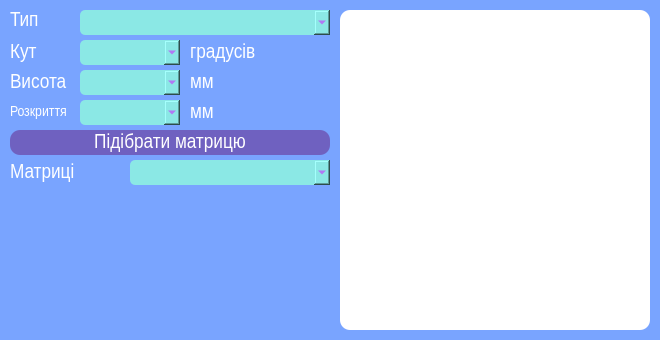
   <widget class="QFrame" name="die_frame">
    <property name="geometry">
     <rect>
      <x>830</x>
      <y>600</y>
      <width>660</width>
      <height>340</height>
     </rect>
    </property>
    <property name="styleSheet">
     <string notr="true">
background-color: rgb(121, 164, 255);
border-radius: 10px;</string>
    </property>
    <property name="frameShape">
     <enum>QFrame::StyledPanel</enum>
    </property>
    <property name="frameShadow">
     <enum>QFrame::Raised</enum>
    </property>
    <widget class="QComboBox" name="result_die_value">
     <property name="geometry">
      <rect>
       <x>130</x>
       <y>160</y>
       <width>200</width>
       <height>25</height>
      </rect>
     </property>
     <property name="font">
      <font>
       <family>Arial Narrow</family>
       <pointsize>12</pointsize>
       <weight>75</weight>
       <bold>true</bold>
      </font>
     </property>
     <property name="styleSheet">
      <string notr="true">QComboBox{
	background-color:#8BE8E5;
	color: rgb(199, 55, 255);
	border: 1px  rgb(237, 255, 152);
border-radius: 5px;
}
QComboBox:hover {
	border: 3px solid rgb(2, 35, 255);
}
QComboBox:focus {

	border: 3px solid rgb(0, 255, 162);
}</string>
     </property>
    </widget>
    <widget class="QPushButton" name="find_die_button">
     <property name="enabled">
      <bool>true</bool>
     </property>
     <property name="geometry">
      <rect>
       <x>10</x>
       <y>130</y>
       <width>320</width>
       <height>25</height>
      </rect>
     </property>
     <property name="font">
      <font>
       <family>Arial Narrow</family>
       <pointsize>16</pointsize>
      </font>
     </property>
     <property name="styleSheet">
      <string notr="true">QPushButton {
background-color: #6F61C0;
color:white;
border-radius: 10px;
}
QPushButton:hover {
    background-color:  rgb(48, 221, 255);
}
</string>
     </property>
     <property name="locale">
      <locale language="Ukrainian" country="Ukraine"/>
     </property>
     <property name="text">
      <string>Підібрати матрицю</string>
     </property>
     <property name="shortcut">
      <string/>
     </property>
    </widget>
    <widget class="QComboBox" name="type_die_value">
     <property name="geometry">
      <rect>
       <x>80</x>
       <y>10</y>
       <width>250</width>
       <height>25</height>
      </rect>
     </property>
     <property name="font">
      <font>
       <family>Arial Narrow</family>
       <pointsize>12</pointsize>
      </font>
     </property>
     <property name="styleSheet">
      <string notr="true">QComboBox{
	background-color:#8BE8E5;
	color: rgb(199, 55, 255);
	border: 1px  rgb(237, 255, 152);
border-radius: 5px;
}
QComboBox:hover {
	border: 3px solid rgb(2, 35, 255);
}
QComboBox:focus {

	border: 3px solid rgb(0, 255, 162);
}
</string>
     </property>
    </widget>
    <widget class="QLabel" name="punch_angle_label_5">
     <property name="geometry">
      <rect>
       <x>10</x>
       <y>10</y>
       <width>40</width>
       <height>20</height>
      </rect>
     </property>
     <property name="font">
      <font>
       <family>Arial Narrow</family>
       <pointsize>16</pointsize>
      </font>
     </property>
     <property name="acceptDrops">
      <bool>false</bool>
     </property>
     <property name="styleSheet">
      <string notr="true">background-color: qlineargradient(spread:pad, x1:0, y1:0, x2:1, y2:0, stop:0 rgba(0, 0, 0, 0), stop:1 rgba(255, 255, 255, 0));
color: white;</string>
     </property>
     <property name="text">
      <string>Тип</string>
     </property>
    </widget>
    <widget class="QLabel" name="die_angle_label">
     <property name="enabled">
      <bool>false</bool>
     </property>
     <property name="geometry">
      <rect>
       <x>10</x>
       <y>40</y>
       <width>40</width>
       <height>25</height>
      </rect>
     </property>
     <property name="font">
      <font>
       <family>Arial Narrow</family>
       <pointsize>16</pointsize>
      </font>
     </property>
     <property name="acceptDrops">
      <bool>false</bool>
     </property>
     <property name="styleSheet">
      <string notr="true">background-color: qlineargradient(spread:pad, x1:0, y1:0, x2:1, y2:0, stop:0 rgba(0, 0, 0, 0), stop:1 rgba(255, 255, 255, 0));
color: white;</string>
     </property>
     <property name="text">
      <string>Кут</string>
     </property>
    </widget>
    <widget class="QLabel" name="die_height_label">
     <property name="geometry">
      <rect>
       <x>10</x>
       <y>70</y>
       <width>60</width>
       <height>25</height>
      </rect>
     </property>
     <property name="font">
      <font>
       <family>Arial Narrow</family>
       <pointsize>16</pointsize>
      </font>
     </property>
     <property name="styleSheet">
      <string notr="true">background-color: qlineargradient(spread:pad, x1:0, y1:0, x2:1, y2:0, stop:0 rgba(0, 0, 0, 0), stop:1 rgba(255, 255, 255, 0));
color: white;</string>
     </property>
     <property name="text">
      <string>Висота</string>
     </property>
    </widget>
    <widget class="QLabel" name="die_grad_label">
     <property name="geometry">
      <rect>
       <x>190</x>
       <y>40</y>
       <width>90</width>
       <height>25</height>
      </rect>
     </property>
     <property name="font">
      <font>
       <family>Arial Narrow</family>
       <pointsize>16</pointsize>
      </font>
     </property>
     <property name="styleSheet">
      <string notr="true">background-color: qlineargradient(spread:pad, x1:0, y1:0, x2:1, y2:0, stop:0 rgba(0, 0, 0, 0), stop:1 rgba(255, 255, 255, 0));
color: white;</string>
     </property>
     <property name="text">
      <string>градусів</string>
     </property>
     <property name="alignment">
      <set>Qt::AlignLeading|Qt::AlignLeft|Qt::AlignVCenter</set>
     </property>
    </widget>
    <widget class="QLabel" name="die_height_mm_label">
     <property name="geometry">
      <rect>
       <x>190</x>
       <y>70</y>
       <width>40</width>
       <height>25</height>
      </rect>
     </property>
     <property name="font">
      <font>
       <family>Arial Narrow</family>
       <pointsize>16</pointsize>
      </font>
     </property>
     <property name="styleSheet">
      <string notr="true">background-color: qlineargradient(spread:pad, x1:0, y1:0, x2:1, y2:0, stop:0 rgba(0, 0, 0, 0), stop:1 rgba(255, 255, 255, 0));
color: white;</string>
     </property>
     <property name="text">
      <string>мм</string>
     </property>
     <property name="alignment">
      <set>Qt::AlignLeading|Qt::AlignLeft|Qt::AlignVCenter</set>
     </property>
    </widget>
    <widget class="QLabel" name="die_distance_mm_label">
     <property name="geometry">
      <rect>
       <x>190</x>
       <y>100</y>
       <width>40</width>
       <height>25</height>
      </rect>
     </property>
     <property name="font">
      <font>
       <family>Arial Narrow</family>
       <pointsize>16</pointsize>
      </font>
     </property>
     <property name="styleSheet">
      <string notr="true">background-color: qlineargradient(spread:pad, x1:0, y1:0, x2:1, y2:0, stop:0 rgba(0, 0, 0, 0), stop:1 rgba(255, 255, 255, 0));
color: white;</string>
     </property>
     <property name="text">
      <string>мм</string>
     </property>
     <property name="alignment">
      <set>Qt::AlignLeading|Qt::AlignLeft|Qt::AlignVCenter</set>
     </property>
    </widget>
    <widget class="QLabel" name="punch_height_label_4">
     <property name="geometry">
      <rect>
       <x>10</x>
       <y>100</y>
       <width>60</width>
       <height>25</height>
      </rect>
     </property>
     <property name="font">
      <font>
       <family>Arial Narrow</family>
       <pointsize>11</pointsize>
      </font>
     </property>
     <property name="styleSheet">
      <string notr="true">background-color: qlineargradient(spread:pad, x1:0, y1:0, x2:1, y2:0, stop:0 rgba(0, 0, 0, 0), stop:1 rgba(255, 255, 255, 0));
color: white;</string>
     </property>
     <property name="text">
      <string>Розкриття</string>
     </property>
    </widget>
    <widget class="QLabel" name="punch_result_label_2">
     <property name="geometry">
      <rect>
       <x>10</x>
       <y>160</y>
       <width>80</width>
       <height>25</height>
      </rect>
     </property>
     <property name="font">
      <font>
       <family>Arial Narrow</family>
       <pointsize>16</pointsize>
      </font>
     </property>
     <property name="styleSheet">
      <string notr="true">background-color: qlineargradient(spread:pad, x1:0, y1:0, x2:1, y2:0, stop:0 rgba(0, 0, 0, 0), stop:1 rgba(255, 255, 255, 0));
color: white;
</string>
     </property>
     <property name="text">
      <string>Матриці</string>
     </property>
    </widget>
    <widget class="QLabel" name="length_info_die_label">
     <property name="geometry">
      <rect>
       <x>10</x>
       <y>190</y>
       <width>320</width>
       <height>25</height>
      </rect>
     </property>
     <property name="font">
      <font>
       <family>Arial Narrow</family>
       <pointsize>16</pointsize>
      </font>
     </property>
     <property name="styleSheet">
      <string notr="true">background-color: qlineargradient(spread:pad, x1:0, y1:0, x2:1, y2:0, stop:0 rgba(0, 0, 0, 0), stop:1 rgba(255, 255, 255, 0));
color: white;</string>
     </property>
     <property name="text">
      <string/>
     </property>
     <property name="alignment">
      <set>Qt::AlignLeading|Qt::AlignLeft|Qt::AlignVCenter</set>
     </property>
    </widget>
    <widget class="QLabel" name="die_info">
     <property name="geometry">
      <rect>
       <x>10</x>
       <y>220</y>
       <width>320</width>
       <height>115</height>
      </rect>
     </property>
     <property name="font">
      <font>
       <family>Arial Narrow</family>
       <pointsize>14</pointsize>
      </font>
     </property>
     <property name="styleSheet">
      <string notr="true">background-color: qlineargradient(spread:pad, x1:0, y1:0, x2:1, y2:0, stop:0 rgba(0, 0, 0, 0), stop:1 rgba(255, 255, 255, 0));
color: white;</string>
     </property>
     <property name="text">
      <string/>
     </property>
     <property name="textFormat">
      <enum>Qt::PlainText</enum>
     </property>
     <property name="alignment">
      <set>Qt::AlignLeading|Qt::AlignLeft|Qt::AlignTop</set>
     </property>
    </widget>
    <widget class="QLabel" name="die_image">
     <property name="geometry">
      <rect>
       <x>340</x>
       <y>10</y>
       <width>310</width>
       <height>320</height>
      </rect>
     </property>
     <property name="styleSheet">
      <string notr="true">background: rgb(255, 255, 255);</string>
     </property>
     <property name="text">
      <string/>
     </property>
    </widget>
    <widget class="QComboBox" name="die_angle_value">
     <property name="geometry">
      <rect>
       <x>80</x>
       <y>40</y>
       <width>100</width>
       <height>25</height>
      </rect>
     </property>
     <property name="font">
      <font>
       <family>Arial Narrow</family>
       <pointsize>12</pointsize>
      </font>
     </property>
     <property name="styleSheet">
      <string notr="true">QComboBox{
	background-color:#8BE8E5;
	color: rgb(199, 55, 255);
	border: 1px  rgb(237, 255, 152);
border-radius: 5px;
}
QComboBox:hover {
	border: 3px solid rgb(2, 35, 255);
}
QComboBox:focus {

	border: 3px solid rgb(0, 255, 162);
}
</string>
     </property>
    </widget>
    <widget class="QComboBox" name="die_height_value">
     <property name="geometry">
      <rect>
       <x>80</x>
       <y>70</y>
       <width>100</width>
       <height>25</height>
      </rect>
     </property>
     <property name="font">
      <font>
       <family>Arial Narrow</family>
       <pointsize>12</pointsize>
      </font>
     </property>
     <property name="styleSheet">
      <string notr="true">QComboBox{
	background-color:#8BE8E5;
	color: rgb(199, 55, 255);
	border: 1px  rgb(237, 255, 152);
border-radius: 5px;
}
QComboBox:hover {
	border: 3px solid rgb(2, 35, 255);
}
QComboBox:focus {

	border: 3px solid rgb(0, 255, 162);
}
</string>
     </property>
    </widget>
    <widget class="QComboBox" name="die_distance_value">
     <property name="geometry">
      <rect>
       <x>80</x>
       <y>100</y>
       <width>100</width>
       <height>25</height>
      </rect>
     </property>
     <property name="font">
      <font>
       <family>Arial Narrow</family>
       <pointsize>12</pointsize>
      </font>
     </property>
     <property name="styleSheet">
      <string notr="true">QComboBox{
	background-color:#8BE8E5;
	color: rgb(199, 55, 255);
	border: 1px  rgb(237, 255, 152);
border-radius: 5px;
}
QComboBox:hover {
	border: 3px solid rgb(2, 35, 255);
}
QComboBox:focus {

	border: 3px solid rgb(0, 255, 162);
}
</string>
     </property>
    </widget>
   </widget>
